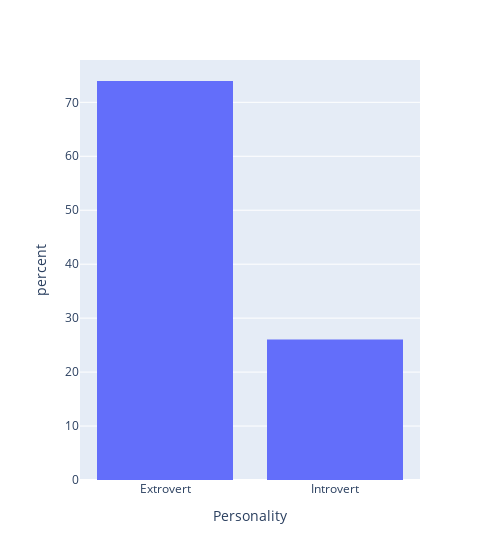

Source (notebook cell):
### Code cell
px.histogram(df, x="Personality", histnorm="percent", width=500)

### Figure 1 — Plotly figure (JSON) as saved in the notebook; plotly's stock layout.template omitted (floating-point values rounded to 4 significant figures; data arrays with more than 128 entries replaced by an {"elided": "..."} marker saying what was removed)
{"data": [{"bingroup": "x", "histnorm": "percent", "hovertemplate": "Personality=%{x}<br>percent=%{y}<extra></extra>", "legendgroup": "", "marker": {"color": "#636efa", "pattern": {"shape": ""}}, "name": "", "orientation": "v", "showlegend": false, "type": "histogram", "x": {"elided": "18524 str values"}, "xaxis": "x", "yaxis": "y"}], "layout": {"barmode": "relative", "legend": {"tracegroupgap": 0}, "margin": {"t": 60}, "width": 500, "xaxis": {"anchor": "y", "domain": [0, 1], "title": {"text": "Personality"}}, "yaxis": {"anchor": "x", "domain": [0, 1], "title": {"text": "percent"}}}}
